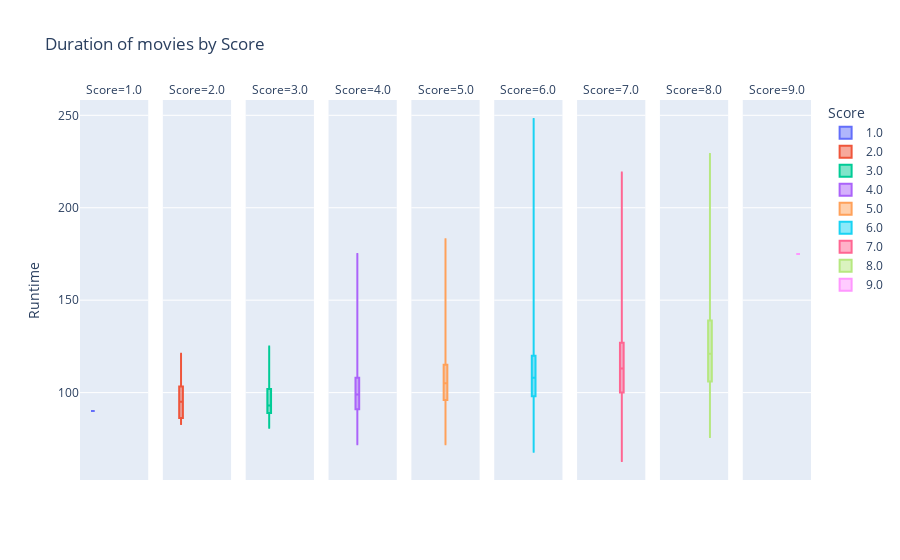

The notebook cell this image was saved under:
### Code cell
fig = px.box(df.sort_values(by='Score',ascending=True), 
             y="Runtime", 
             title= 'Duration of movies by Score',
             facet_col = 'Score', 
             points = False,
             color = 'Score',
             height=500)
fig.show()

### Figure 1 — Plotly figure (JSON) as saved in the notebook; plotly's stock layout.template omitted (floating-point values rounded to 4 significant figures; data arrays with more than 128 entries replaced by an {"elided": "..."} marker saying what was removed)
{"data": [{"alignmentgroup": "True", "boxpoints": false, "hovertemplate": "Score=1.0<br>Runtime=%{y}<extra></extra>", "legendgroup": "1.0", "marker": {"color": "#636efa"}, "name": "1.0", "notched": false, "offsetgroup": "1.0", "orientation": "v", "showlegend": true, "type": "box", "x0": " ", "xaxis": "x", "y": [90], "y0": " ", "yaxis": "y"}, {"alignmentgroup": "True", "boxpoints": false, "hovertemplate": "Score=2.0<br>Runtime=%{y}<extra></extra>", "legendgroup": "2.0", "marker": {"color": "#EF553B"}, "name": "2.0", "notched": false, "offsetgroup": "2.0", "orientation": "v", "showlegend": true, "type": "box", "x0": " ", "xaxis": "x2", "y": [91, 105, 110, 98, 95, 83, 89, 87, 121, 86, 85, 96, 97, 118, 84], "y0": " ", "yaxis": "y2"}, {"alignmentgroup": "True", "boxpoints": false, "hovertemplate": "Score=3.0<br>Runtime=%{y}<extra></extra>", "legendgroup": "3.0", "marker": {"color": "#00cc96"}, "name": "3.0", "notched": false, "offsetgroup": "3.0", "orientation": "v", "showlegend": true, "type": "box", "x0": " ", "xaxis": "x3", "y": [97, 87, 90, 102, 96, 89, 81, 87, 102, 92, 115, 106, 93, 83, 94, 102, 89, 110, 102, 87, 94, 103, 100, 97, 91, 107, 92, 97, 91, 100, 84, 95, 93, 90, 82, 95, 102, 92, 101, 91, 89, 99, 107, 93, 93, 87, 92, 102, 90, 125, 92, 83, 90, 104, 82, 93, 107, 85, 110, 91, 95, 89, 97, 95, 82, 124, 95, 103, 100, 91, 107, 93, 91, 96, 90, 106, 97, 87, 89, 88, 86, 114, 118, 92, 83, 82, 100, 104, 99, 87], "y0": " ", "yaxis": "y3"}, {"alignmentgroup": "True", "boxpoints": false, "hovertemplate": "Score=4.0<br>Runtime=%{y}<extra></extra>", "legendgroup": "4.0", "marker": {"color": "#ab63fa"}, "name": "4.0", "notched": false, "offsetgroup": "4.0", "orientation": "v", "showlegend": true, "type": "box", "x0": " ", "xaxis": "x4", "y": {"elided": "422 int values"}, "y0": " ", "yaxis": "y4"}, {"alignmentgroup": "True", "boxpoints": false, "hovertemplate": "Score=5.0<br>Runtime=%{y}<extra></extra>", "legendgroup": "5.0", "marker": {"color": "#FFA15A"}, "name": "5.0", "notched": false, "offsetgroup": "5.0", "orientation": "v", "showlegend": true, "type": "box", "x0": " ", "xaxis": "x5", "y": {"elided": "790 int values"}, "y0": " ", "yaxis": "y5"}, {"alignmentgroup": "True", "boxpoints": false, "hovertemplate": "Score=6.0<br>Runtime=%{y}<extra></extra>", "legendgroup": "6.0", "marker": {"color": "#19d3f3"}, "name": "6.0", "notched": false, "offsetgroup": "6.0", "orientation": "v", "showlegend": true, "type": "box", "x0": " ", "xaxis": "x6", "y": {"elided": "920 int values"}, "y0": " ", "yaxis": "y6"}, {"alignmentgroup": "True", "boxpoints": false, "hovertemplate": "Score=7.0<br>Runtime=%{y}<extra></extra>", "legendgroup": "7.0", "marker": {"color": "#FF6692"}, "name": "7.0", "notched": false, "offsetgroup": "7.0", "orientation": "v", "showlegend": true, "type": "box", "x0": " ", "xaxis": "x7", "y": {"elided": "887 int values"}, "y0": " ", "yaxis": "y7"}, {"alignmentgroup": "True", "boxpoints": false, "hovertemplate": "Score=8.0<br>Runtime=%{y}<extra></extra>", "legendgroup": "8.0", "marker": {"color": "#B6E880"}, "name": "8.0", "notched": false, "offsetgroup": "8.0", "orientation": "v", "showlegend": true, "type": "box", "x0": " ", "xaxis": "x8", "y": {"elided": "270 int values"}, "y0": " ", "yaxis": "y8"}, {"alignmentgroup": "True", "boxpoints": false, "hovertemplate": "Score=9.0<br>Runtime=%{y}<extra></extra>", "legendgroup": "9.0", "marker": {"color": "#FF97FF"}, "name": "9.0", "notched": false, "offsetgroup": "9.0", "orientation": "v", "showlegend": true, "type": "box", "x0": " ", "xaxis": "x9", "y": [175], "y0": " ", "yaxis": "y9"}], "layout": {"annotations": [{"font": {}, "showarrow": false, "text": "Score=1.0", "x": 0.04667, "xanchor": "center", "xref": "paper", "y": 1, "yanchor": "bottom", "yref": "paper"}, {"font": {}, "showarrow": false, "text": "Score=2.0", "x": 0.16, "xanchor": "center", "xref": "paper", "y": 1, "yanchor": "bottom", "yref": "paper"}, {"font": {}, "showarrow": false, "text": "Score=3.0", "x": 0.2733, "xanchor": "center", "xref": "paper", "y": 1, "yanchor": "bottom", "yref": "paper"}, {"font": {}, "showarrow": false, "text": "Score=4.0", "x": 0.3867, "xanchor": "center", "xref": "paper", "y": 1, "yanchor": "bottom", "yref": "paper"}, {"font": {}, "showarrow": false, "text": "Score=5.0", "x": 0.5, "xanchor": "center", "xref": "paper", "y": 1, "yanchor": "bottom", "yref": "paper"}, {"font": {}, "showarrow": false, "text": "Score=6.0", "x": 0.6133, "xanchor": "center", "xref": "paper", "y": 1, "yanchor": "bottom", "yref": "paper"}, {"font": {}, "showarrow": false, "text": "Score=7.0", "x": 0.7267, "xanchor": "center", "xref": "paper", "y": 1, "yanchor": "bottom", "yref": "paper"}, {"font": {}, "showarrow": false, "text": "Score=8.0", "x": 0.84, "xanchor": "center", "xref": "paper", "y": 1, "yanchor": "bottom", "yref": "paper"}, {"font": {}, "showarrow": false, "text": "Score=9.0", "x": 0.9533, "xanchor": "center", "xref": "paper", "y": 1, "yanchor": "bottom", "yref": "paper"}], "autosize": true, "boxmode": "group", "legend": {"title": {"text": "Score"}, "tracegroupgap": 0}, "title": {"text": "Duration of movies by Score"}, "xaxis": {"anchor": "y", "autorange": true, "domain": [0, 0.09333], "range": [-0.5, 0.5], "type": "category"}, "xaxis2": {"anchor": "y2", "autorange": true, "domain": [0.1133, 0.2067], "matches": "x", "range": [-0.5, 0.5], "type": "category"}, "xaxis3": {"anchor": "y3", "autorange": true, "domain": [0.2267, 0.32], "matches": "x", "range": [-0.5, 0.5], "type": "category"}, "xaxis4": {"anchor": "y4", "autorange": true, "domain": [0.34, 0.4333], "matches": "x", "range": [-0.5, 0.5], "type": "category"}, "xaxis5": {"anchor": "y5", "autorange": true, "domain": [0.4533, 0.5467], "matches": "x", "range": [-0.5, 0.5], "type": "category"}, "xaxis6": {"anchor": "y6", "autorange": true, "domain": [0.5667, 0.66], "matches": "x", "range": [-0.5, 0.5], "type": "category"}, "xaxis7": {"anchor": "y7", "autorange": true, "domain": [0.68, 0.7733], "matches": "x", "range": [-0.5, 0.5], "type": "category"}, "xaxis8": {"anchor": "y8", "autorange": true, "domain": [0.7933, 0.8867], "matches": "x", "range": [-0.5, 0.5], "type": "category"}, "xaxis9": {"anchor": "y9", "autorange": true, "domain": [0.9067, 1], "matches": "x", "range": [-0.5, 0.5], "type": "category"}, "yaxis": {"anchor": "x", "autorange": true, "domain": [0, 1], "range": [52.72, 258.3], "title": {"text": "Runtime"}, "type": "linear"}, "yaxis2": {"anchor": "x2", "autorange": true, "domain": [0, 1], "matches": "y", "range": [52.72, 258.3], "showticklabels": false, "type": "linear"}, "yaxis3": {"anchor": "x3", "autorange": true, "domain": [0, 1], "matches": "y", "range": [52.72, 258.3], "showticklabels": false, "type": "linear"}, "yaxis4": {"anchor": "x4", "autorange": true, "domain": [0, 1], "matches": "y", "range": [52.72, 258.3], "showticklabels": false, "type": "linear"}, "yaxis5": {"anchor": "x5", "autorange": true, "domain": [0, 1], "matches": "y", "range": [52.72, 258.3], "showticklabels": false, "type": "linear"}, "yaxis6": {"anchor": "x6", "autorange": true, "domain": [0, 1], "matches": "y", "range": [52.72, 258.3], "showticklabels": false, "type": "linear"}, "yaxis7": {"anchor": "x7", "autorange": true, "domain": [0, 1], "matches": "y", "range": [52.72, 258.3], "showticklabels": false, "type": "linear"}, "yaxis8": {"anchor": "x8", "autorange": true, "domain": [0, 1], "matches": "y", "range": [52.72, 258.3], "showticklabels": false, "type": "linear"}, "yaxis9": {"anchor": "x9", "autorange": true, "domain": [0, 1], "matches": "y", "range": [52.72, 258.3], "showticklabels": false, "type": "linear"}}}
